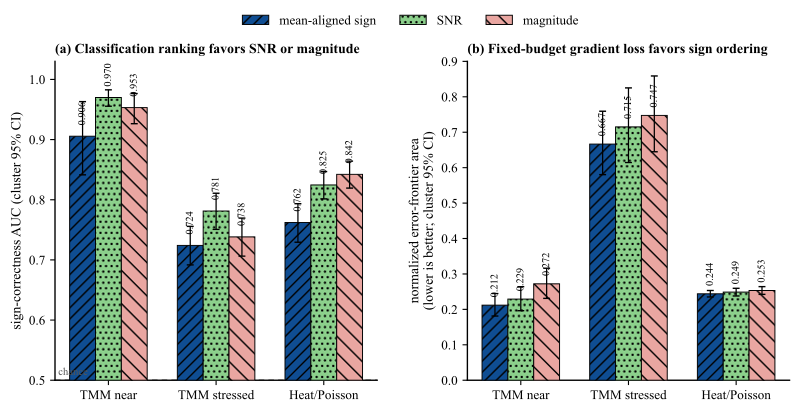

Generate this figure with Python:
# -*- coding: utf-8 -*-
"""Publication figure: external score discrimination versus budgeted-gradient loss."""
from pathlib import Path

import matplotlib as mpl
mpl.use("Agg")
import matplotlib.pyplot as plt
import numpy as np
import pandas as pd

HERE = Path(__file__).resolve().parent
AUC_CSV = HERE / "external_baseline_auc.csv"
AREA_CSV = HERE / "external_baseline_allocator_summary.csv"

mpl.rcParams.update({
    "font.family": "serif",
    "font.serif": ["Times New Roman"],
    "mathtext.fontset": "stix",
    "font.size": 9.5,
    "axes.labelsize": 10,
    "axes.titlesize": 10,
    "axes.linewidth": 1.0,
    "axes.spines.top": False,
    "axes.spines.right": False,
    "legend.frameon": False,
    "pdf.fonttype": 42,
    "ps.fonttype": 42,
})

datasets = [
    "TMM easy (near-saturated)",
    "TMM stressed",
    "Heat/Poisson stressed",
]
dataset_labels = ["TMM near", "TMM stressed", "Heat/Poisson"]
methods = ["mean_aligned_sign", "snr", "magnitude"]
method_labels = ["mean-aligned sign", "SNR", "magnitude"]
colors = ["#0F4D92", "#8BCF8B", "#E9A6A1"]
hatches = ["///", "...", "\\\\"]

auc = pd.read_csv(AUC_CSV).set_index(["dataset", "method"])
area = pd.read_csv(AREA_CSV).set_index(["dataset", "method"])

fig, axes = plt.subplots(1, 2, figsize=(9.5, 4.15), gridspec_kw={"wspace": 0.28})
x = np.arange(len(datasets), dtype=float)
width = 0.24

ax = axes[0]
for j, (method, label, color, hatch) in enumerate(zip(methods, method_labels, colors, hatches)):
    vals = np.array([auc.loc[(d, method), "auc"] for d in datasets], dtype=float)
    lo = np.array([auc.loc[(d, method), "auc_cluster_low"] for d in datasets], dtype=float)
    hi = np.array([auc.loc[(d, method), "auc_cluster_high"] for d in datasets], dtype=float)
    pos = x + (j - 1) * width
    ax.bar(pos, vals - 0.5, bottom=0.5, width=width, color=color, edgecolor="black",
           linewidth=0.7, hatch=hatch, label=label, zorder=3)
    ax.errorbar(pos, vals, yerr=np.vstack([vals - lo, hi - vals]), fmt="none", color="black",
                elinewidth=0.9, capsize=2.5, zorder=4)
    for px, value in zip(pos, vals):
        ax.text(px, value + 0.018, f"{value:.3f}", ha="center", va="bottom", fontsize=7.5,
                rotation=90)
ax.axhline(0.5, color="#555555", lw=1.0, ls=(0, (4, 3)), zorder=1)
ax.text(0.01, 0.505, "chance", transform=ax.get_yaxis_transform(), ha="left", va="bottom",
        fontsize=7.7, color="#555555")
ax.set_ylim(0.5, 1.03)
ax.set_ylabel("sign-correctness AUC (cluster 95% CI)")
ax.set_xticks(x, dataset_labels)
ax.set_title("(a) Classification ranking favors SNR or magnitude", loc="left", fontweight="bold")

ax = axes[1]
for j, (method, label, color, hatch) in enumerate(zip(methods, method_labels, colors, hatches)):
    vals = np.array([area.loc[(d, method), "allocator_relerr_area"] for d in datasets], dtype=float)
    lo = np.array([area.loc[(d, method), "allocator_relerr_area_cluster_low"] for d in datasets], dtype=float)
    hi = np.array([area.loc[(d, method), "allocator_relerr_area_cluster_high"] for d in datasets], dtype=float)
    pos = x + (j - 1) * width
    ax.bar(pos, vals, width=width, color=color, edgecolor="black", linewidth=0.7,
           hatch=hatch, zorder=3)
    ax.errorbar(pos, vals, yerr=np.vstack([vals - lo, hi - vals]), fmt="none", color="black",
                elinewidth=0.9, capsize=2.5, zorder=4)
    for px, value in zip(pos, vals):
        ax.text(px, value + 0.022, f"{value:.3f}", ha="center", va="bottom", fontsize=7.5,
                rotation=90)
ax.set_ylim(0.0, 0.90)
ax.set_ylabel("normalized error-frontier area\n(lower is better; cluster 95% CI)")
ax.set_xticks(x, dataset_labels)
ax.set_title("(b) Fixed-budget gradient loss favors sign ordering", loc="left", fontweight="bold")

handles, labels = axes[0].get_legend_handles_labels()
fig.legend(handles, labels, loc="upper center", bbox_to_anchor=(0.5, 1.02), ncol=3,
           columnspacing=1.8, handlelength=2.0)
fig.tight_layout(rect=(0, 0, 1, 0.93), pad=1.2)

for ext in ("pdf", "png"):
    fig.savefig(HERE / f"fig_external_score_comparison.{ext}", dpi=400, bbox_inches="tight")
print("wrote fig_external_score_comparison.pdf/.png")
